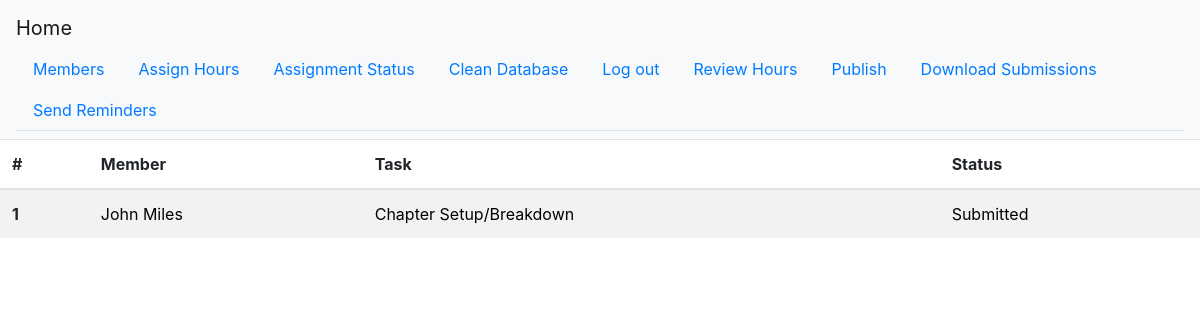
The app's page /assignment_status (signed in), older data.
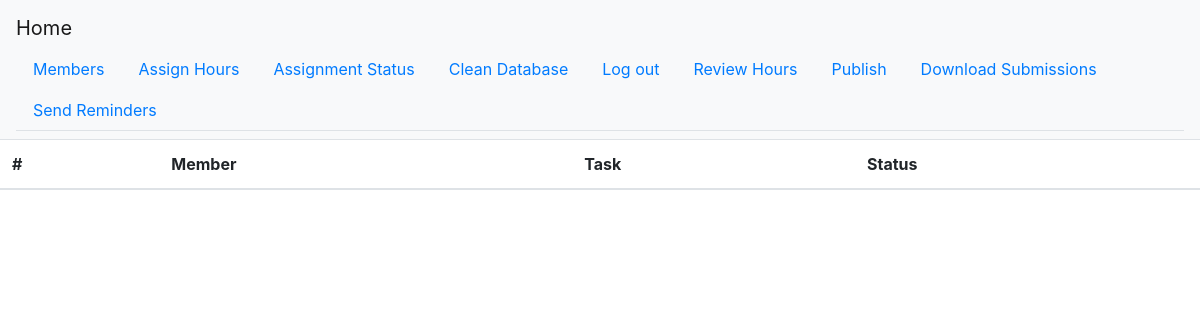
The same page, newer data.
### app.py (models this page shows, shortened)
class Member(db.Model):
    id = db.Column(db.Integer, primary_key=True)
    first = db.Column(db.Text)
    last = db.Column(db.Text)
    phone = db.Column(db.Text)
    email = db.Column(db.Text)
    status = db.Column(db.Text)
    active = db.Column(db.Boolean)
    hours = db.Column(db.Integer)
    assigned = db.Column(db.Boolean)
    skips = db.Column(db.Integer)

class CleanupHour(db.Model):
    id = db.Column(db.Integer, primary_key=True)
    name = db.Column(db.Text)
    task_id = db.Column(db.Integer)
    day = db.Column(db.Text)
    due_time = db.Column(db.Text)
    worth = db.Column(db.Integer)
    difficulty = db.Column(db.Integer)
    link = db.Column(db.Text)

class Assignment(db.Model):
    id = db.Column(db.Integer, primary_key=True)
    member_id = db.Column(db.Integer, db.ForeignKey('member.id'))
    task_id = db.Column(db.Integer, db.ForeignKey('cleanup_hour.id'))
    phone_number = db.Column(db.Text)
    response = db.Column(db.Text)

### app.py (the view)
@app.route('/assignment_status', methods=['GET', 'POST'])
@login_required
def assignment_status():
    assignments = Assignment.query.all()
    members_list = []
    tasks = []
    try:
        for assign in assignments:
            member = Member.query.get(assign.member_id)
            task = CleanupHour.query.get(assign.task_id)
            members_list.append(member)
            tasks.append(task)
    except Exception as e:
        print(e)
        print('There was a problem generating member-cleanup hour pairs from the assignments in the database')
    enumerated = range(len(assignments))
    return render_template('assignment_status.html', members=members_list, tasks=tasks, assignments=assignments,
                           enumerated=enumerated)

### app.py (called while the page is built)
@login_manager.user_loader
def load_user(user_id):
    return User.query.get(user_id)

### templates/assignment_status.html
{% extends "base.html" %}
{% block content %}
    <table class="table table-striped">
        <thead>
        <tr>
            <th scope="col">#</th>
            <th scope="col">Member</th>
            <th scope="col">Task</th>
            <th scope="col">Status</th>
        </tr>
        </thead>
        <tbody>
        {% for i in enumerated %}
            <tr>
                <th scope="row">{{ i + 1 }}</th>
                <td>
                    <a style="color:black" href="{{ url_for('member_page',identifier=members[i].id)}}">
                        {{ members[i].first + ' ' + members[i].last }}
                    </a>
                </td>
                <td>
                    <a style="color:black" href="{{ url_for('task_page',identifier=tasks[i].id)}}">
                        {{ tasks[i].name }}
                    </a>
                </td>
                <td>
                    <a style="color:black">{{ assignments[i].response }}</a>
                </td>
            </tr>
        {% endfor %}
        </tbody>
    </table>
{% endblock %}

### templates/base.html (shortened to what this page needs)
<!DOCTYPE html>
<html lang="en">
<head>
    <link rel="stylesheet" href="https://stackpath.bootstrapcdn.com/bootstrap/4.3.1/css/bootstrap.min.css">
</head>
<body>
<nav class="navbar navbar-light bg-light">
    <a class="navbar-brand" href="{{ url_for('index')}}">Home</a>
    {% if current_user.is_authenticated %}
        <ul class="nav nav-tabs">
            <li class="nav-item">
                <a class="nav-link" href="{{ url_for('members')}}">Members<span class="sr-only">(current)</span></a>
            </li>
            <li class="nav-item">
                <a class="nav-link" href="{{ url_for('assignment')}}">Assign Hours<span class="sr-only">(current)</span></a>
            </li>
            <li class="nav-item">
                <a class="nav-link" href="{{ url_for('assignment_status')}}">Assignment Status<span class="sr-only">(current)</span></a>
            </li>
            <li class="nav-item">
                <a class="nav-link" href="{{ url_for('delete')}}">Clean Database<span class="sr-only">(current)</span></a>
            </li>
            <li class="nav-item">
                <a class="nav-link" href="{{ url_for('logout') }}">Log out<span class="sr-only">(current)</span></a>
            </li>
            <li class="nav-item">
                <a class="nav-link" href="{{ url_for('review_main') }}">Review Hours<span class="sr-only">(current)</span></a>
            </li>
            <li class="nav-item">
                <a class="nav-link" href="{{ url_for('publish') }}">Publish<span class="sr-only">(current)</span></a>
            </li>
            <li class="nav-item">
                <a class="nav-link" href="{{ url_for('download_submissions') }}">Download Submissions<span class="sr-only">(current)</span></a>
            </li>
            <li class="nav-item">
                <a class="nav-link" href="{{ url_for('send_reminders') }}">Send Reminders<span class="sr-only">(current)</span></a>
            </li>
        </ul>
    {% endif %}
</nav>
{% block content %}
{% endblock %}
</body>
</html>

Row changes from the older to the newer data that the page shows:
removed Member: first+last "John Miles"
removed CleanupHour: name "Chapter Setup/Breakdown"
removed Assignment: response "Submitted"
Text that changed along with them:
list line gone: "1"
